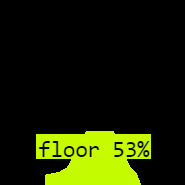
#> input picture 3.png, 185 x 185 px, found by its file name
$ python camsr.py
#> lines starting #> are read from the running program, lines starting #| are printed output that depends on the picture; after the words box and inside, x2 and y2 are one past the last pixel; in counts of white or black regions, pixels touching at a corner belong together
import cv2
import numpy as np
import matplotlib.pyplot as plt

# Load the image
image = cv2.imread(r'C:\Users\sriva\Downloads\video-meeting-zego-main\video-meeting-zego-main\3.png')
#> image is the input picture: shape (185, 185, 3); mean B, G, R 0, 33.6, 26.5

# Convert to grayscale
gray = cv2.cvtColor(image, cv2.COLOR_BGR2GRAY)
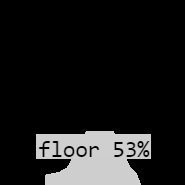
#> gray: shape (185, 185); min 0, max 209, mean 27.6

# Threshold the image to get the floor area (assuming bright areas are the floor)
_, thresh = cv2.threshold(gray, 200, 255, cv2.THRESH_BINARY)
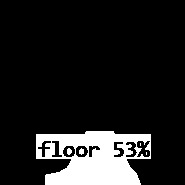
#> thresh: shape (185, 185); 12.5% white; 5 white regions (2 under 20 px), largest, box (x1, y1, x2, y2) and area: (36, 131, 151, 185) 4234, (67, 148, 72, 155) 27, (79, 148, 84, 155) 26

# Define the regions for left, center, and right
height, width = thresh.shape
#> height = 185; width = 185
left_region = thresh[:, :width // 3]
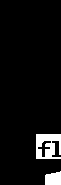
#> left_region: shape (185, 61); 5.8% white; 2 white regions, box (x1, y1, x2, y2) and area: (36, 134, 61, 159) 469, (45, 171, 61, 185) 191
center_region = thresh[:, width // 3: 2 * width // 3]
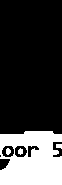
#> center_region: shape (185, 62); 24.9% white; 4 white regions, box (x1, y1, x2, y2) and area: (0, 131, 62, 185) 2782, (6, 148, 11, 155) 27, (18, 148, 23, 155) 26, (56, 144, 62, 149) 25
right_region = thresh[:, 2 * width // 3:]
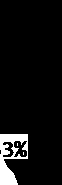
#> right_region: shape (185, 62); 6.7% white; 3 white regions (2 under 20 px), largest, box (x1, y1, x2, y2) and area: (0, 134, 28, 185) 767

# Calculate the percentage of the floor in each region
left_floor = np.sum(left_region == 255) / left_region.size * 100
#> left_floor = 5.85
center_floor = np.sum(center_region == 255) / center_region.size * 100
#> center_floor = 24.93
right_floor = np.sum(right_region == 255) / right_region.size * 100
#> right_floor = 6.74

# Determine the directions
directions = []
if left_floor > 10:  # Adjust threshold as needed
    directions.append("left")
if center_floor > 10:
    directions.append("straight")
if right_floor > 10:
    directions.append("right")

# Print the directions
if directions:
    print("The rover can move in the following directions:", ", ".join(directions))
else:
    print("No clear path available.")

# Save the thresholded image to a file or use matplotlib to display it
cv2.imwrite('thresholded_image.png', thresh)
print("Thresholded image saved as 'thresholded_image.png'")

# Alternatively, display using matplotlib
plt.imshow(thresh, cmap='gray')
plt.title('Thresholded Image')
plt.show()

$ run again, with 2.png copied over 3.png
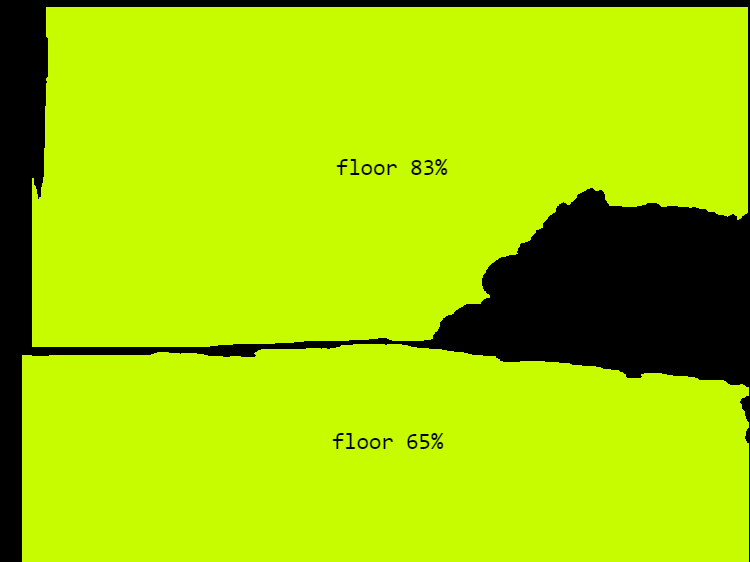
#> input picture 2.png, 750 x 562 px, found by its file name
#> image is the input picture: shape (562, 750, 3); mean B, G, R 0, 208.7, 165.5
#> `_, thresh = cv2.threshold(gray, 200, 255, cv2.THRESH_BINARY)`:
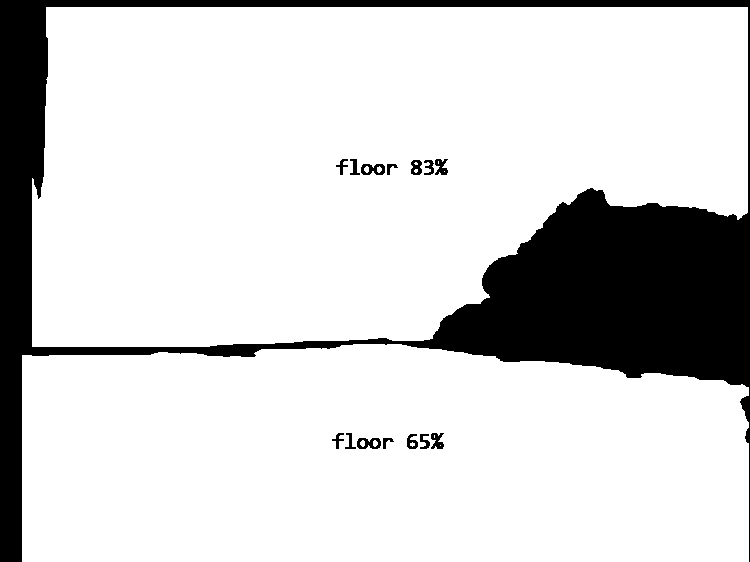
#> thresh: shape (562, 750); 83% white; 15 black regions, largest, box (x1, y1, x2, y2) and area: (0, 0, 750, 562) 70236, (361, 164, 385, 175) 172, (357, 438, 381, 449) 170
#> left_region: shape (562, 250); 84.5% white; 1 black region, box (x1, y1, x2, y2) and area: (0, 0, 250, 562) 21740
#> center_region: shape (562, 250); 94.5% white; 16 black regions, largest, box (x1, y1, x2, y2) and area: (0, 258, 250, 359) 4609, (0, 0, 250, 7) 1750, (111, 164, 135, 175) 172
#> `right_region = thresh[:, 2 * width // 3:]`:
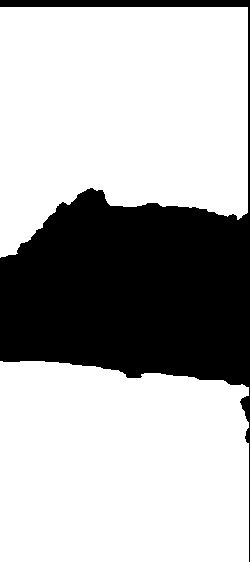
#> right_region: shape (562, 250); 70% white; 1 black region, box (x1, y1, x2, y2) and area: (0, 0, 250, 562) 42137
#> left_floor = 84.53
#> center_floor = 94.46
#> right_floor = 70.01

$ run again, with download (2).png copied over 3.png
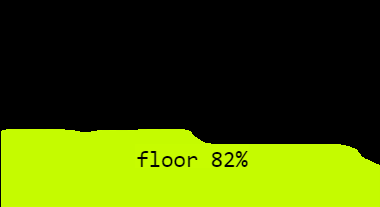
#> input picture download (2).png, 380 x 207 px, found by its file name
#> image is the input picture: shape (207, 380, 3); mean B, G, R 0, 82.6, 64.9
#> `_, thresh = cv2.threshold(gray, 200, 255, cv2.THRESH_BINARY)`:
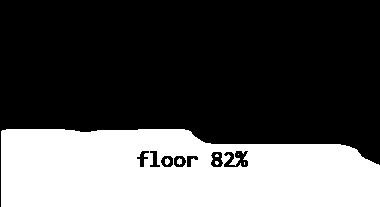
#> thresh: shape (207, 380); 32.5% white; 7 white regions (4 under 20 px), largest, box (x1, y1, x2, y2) and area: (1, 129, 380, 207) 25466, (165, 158, 170, 165) 26, (177, 158, 182, 165) 26
#> left_region: shape (207, 126); 37% white; 1 white region, box (x1, y1, x2, y2) and area: (1, 129, 126, 207) 9650
#> center_region: shape (207, 127); 31.5% white; 7 white regions (4 under 20 px), largest, box (x1, y1, x2, y2) and area: (0, 129, 127, 207) 8207, (39, 158, 44, 165) 26, (51, 158, 56, 165) 26
#> `right_region = thresh[:, 2 * width // 3:]`:
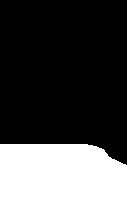
#> right_region: shape (207, 127); 28.9% white; 1 white region, box (x1, y1, x2, y2) and area: (0, 144, 127, 207) 7609
#> left_floor = 37
#> center_floor = 31.52
#> right_floor = 28.94
